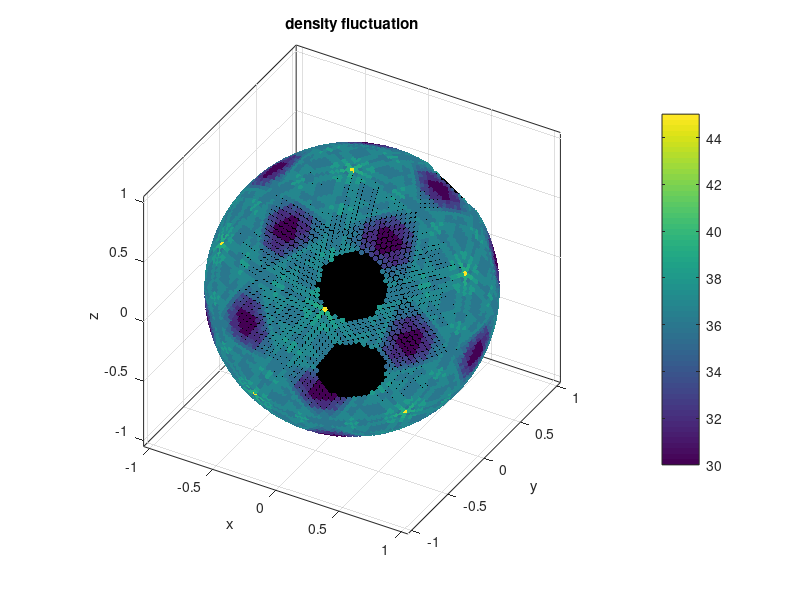
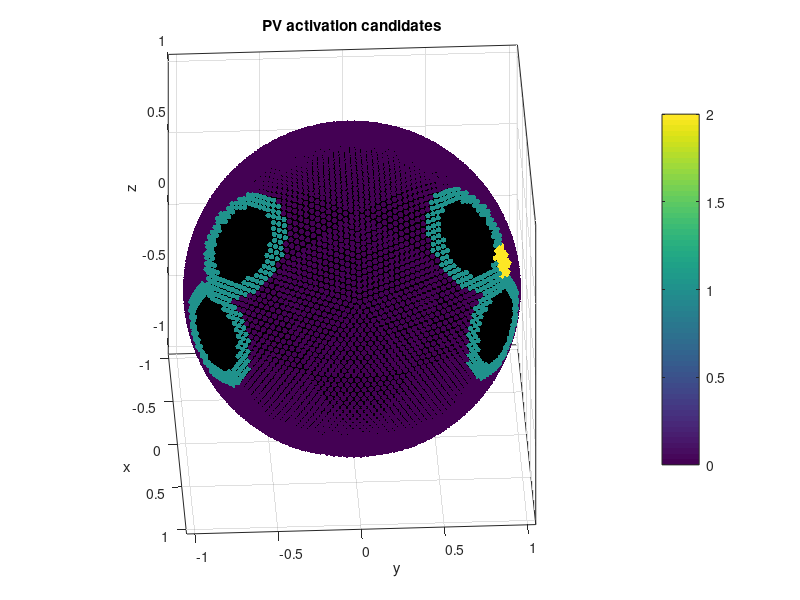
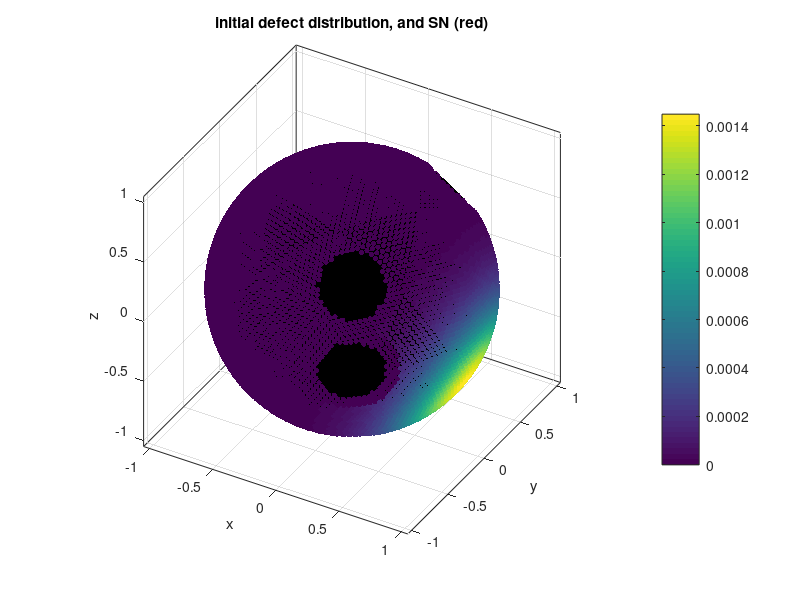
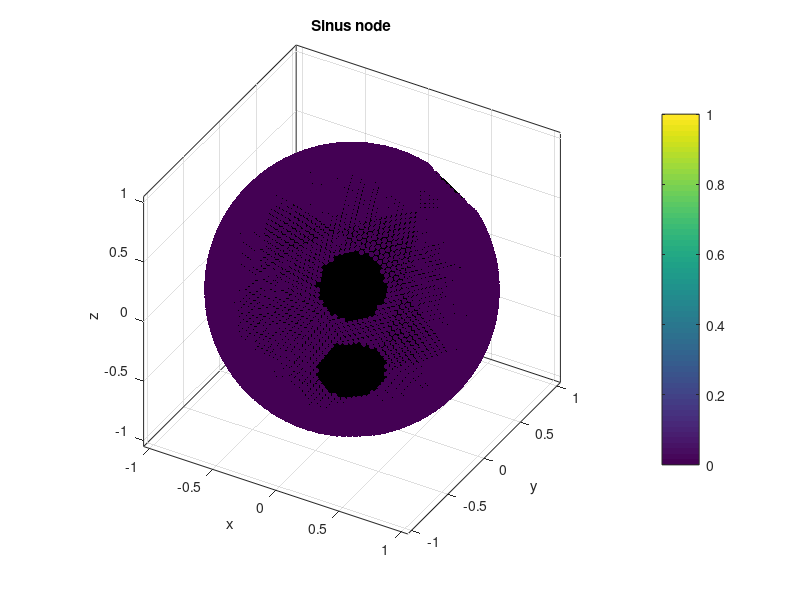

Write MATLAB code to recreate these figures, in order.
function generate_lattice()

 close all;
  
  sn_location = [pi/2-pi/12 pi/2]; 		% sinus node location
  sn_radius = 0.08;						% sinus node radius
  
  mv_location = [pi 0];			   		% mitral valve location
  mv_radius = 85/2/pi/21.2;				% mitral valve radius
  final_rotation = pi - mv_location(1);  
  
  pv_location = [pi/2, pi/3 ;
                 pi/2-pi/5, pi/3 ;
                 pi/2, -pi/3;
                 pi/2-pi/5, -pi/3;];	% PV location
             
  pv_radius = 5/21.2*[1;1;1;1];			% PV radius
  pv_band = 0.1;						% The band around PVs which can burst
  pv_burst_radius = 0.1;				% The radius of the group of cells bursting at the same itme

  initial_defect_std = 0.4;				% initial defect stdev
  initial_defect_center = mv_location*0.65;	% initial defect center


    [L, T] = generate_icosahedron(5);
    
    Lx = L(:,1);
    Ly = L(:,2);
    Lz = L(:,3);
    
  number_neighbors = zeros(size(Lx));
    
  threshold = 0.12; 						% distance within this threshold can be excited
  
  for i=1:size(Lx,1)

      target = [Lx(i), Ly(i), Lz(i)];
      
      Lx_test = Lx;
      Ly_test = Ly;
      Lz_test = Lz;
      
      Lx_test(i) = [];
      Ly_test(i) = [];
      Lz_test(i) = [];
      
      theta = acos(target(1)*Lx_test + target(2)*Ly_test + target(3)*Lz_test );
      number_neighbors(i) = sum(theta <= threshold);

  end

  
          % take out mitral valve
          mv_temp = [sin(mv_location(1))*cos(mv_location(2)), sin(mv_location(1))*sin(mv_location(2)), cos(mv_location(1))];
          theta = acos([Lx Ly Lz]*mv_temp');
          N_mitral_valve = sum( theta < mv_radius );

          Lx = Lx(theta >= mv_radius );
          Ly = Ly(theta >= mv_radius );
          Lz = Lz(theta >= mv_radius );
          number_neighbors = number_neighbors(theta >= mv_radius);


          % take out pulmonary veins
          for i=1:4

              pv_temp = [sin(pv_location(i,1))*cos(pv_location(i,2)), sin(pv_location(i,1))*sin(pv_location(i,2)), cos(pv_location(i,1))];
              theta = acos([Lx Ly Lz]*pv_temp');
              N_pv = sum( theta < pv_radius(i) );
        %       display(N_pv / N);
              Lx = Lx(theta >= pv_radius(i) );
              Ly = Ly(theta >= pv_radius(i) );
              Lz = Lz(theta >= pv_radius(i) );

              number_neighbors = number_neighbors(theta >= pv_radius(i));


          end

  
  
  % generating a neighboring map
  nbhd_map = zeros(size(Lx,1), max(number_neighbors)+1);
  
  for i=1:size(Lx,1)
      
      
      target = [Lx(i), Ly(i), Lz(i)];
      theta = acos( target(1)*Lx + target(2)*Ly + target(3)*Lz );
      ind = find(theta <= threshold);
      
      nbhd_map(i,1) = size(ind,1);
      for j=1:size(ind,1)
          nbhd_map(i,j+1) = ind(j);
      end
      
      
  end
  
  % generating activation points near the pulmonary veins
  pv_activation = [];
  for i=1:4
      
      pv_temp = [sin(pv_location(i,1))*cos(pv_location(i,2)), sin(pv_location(i,1))*sin(pv_location(i,2)), cos(pv_location(i,1))];
      theta = acos([Lx Ly Lz]*pv_temp');
     
      ind = find(theta <= pv_radius(i) + pv_band );
      
      pv_activation = [pv_activation; ind];   
  end
   
  % generating the cellular maps for each activation
  
  
  max_n = 0;
  
  for i=1:size(pv_activation,1)
    
      ind = pv_activation(i);
      target = [Lx(ind), Ly(ind), Lz(ind)];
      theta = acos( target(1)*Lx + target(2)*Ly + target(3)*Lz );
      
      ind = find(theta <= pv_burst_radius);
      
      max_n = max(max_n, size(ind,1));
      
      
  end
  
  activation_map = zeros(size(pv_activation, 1), max_n+1);
  
  for i=1:size(pv_activation,1)
    
      ind = pv_activation(i);
      target = [Lx(ind), Ly(ind), Lz(ind)];
      theta = acos( target(1)*Lx + target(2)*Ly + target(3)*Lz );
      
      ind = find(theta <= pv_burst_radius);
      
      activation_map(i, 1) = size(ind,1);
      activation_map(i, 2:size(ind,1)+1) = ind';

  end
  
   
    
  % determine the sinus location
  [snx, sny, snz] = sph2cart(sn_location(2),pi/2 - sn_location(1), 1.0);
  theta = acos(snx*Lx + sny*Ly + snz*Lz);
  ind = find(theta <= sn_radius);
  sn_list = ind;
    
  
  % now set up an initial defect distribution
  [idcx, idcy, idcz] = sph2cart(initial_defect_center(2),pi/2 - initial_defect_center(1), 1.0);
  theta = acos(idcx*Lx + idcy*Ly + idcz*Lz);
  initial_defect_probability = exp(-theta.^2 / 2 ./ initial_defect_std^2);
  
  
  % SN and PV bursts location cannot have defect
  for i=1:size(initial_defect_probability)
      
      if sum(sn_list == i)>0
          initial_defect_probability(i) = 0;
      end
      
      if sum(pv_activation == i)>0
          initial_defect_probability(i) = 0;
      end
      
  end
  
  
    initial_defect_probability = initial_defect_probability / sum(initial_defect_probability);
   
  
  % final rotation to orient the mitral valve at the south pole
  
  R = [cos(final_rotation) 0 sin(final_rotation);0 1 0;-sin(final_rotation) 0 cos(final_rotation)];
  
  L_temp = [Lx ,Ly, Lz];
  L_temp = L_temp';
  
  L_temp = R*L_temp;
  
  L_temp = L_temp';
  
  Lx = L_temp(:,1);
  Ly = L_temp(:,2);
  Lz = L_temp(:,3);
  
  L = L_temp;
  
  
  % preparing for output;
  fn = fopen('./geometry.txt', 'w');
  % this file saves the dimensionalities / matrices for the simulator
  
  % Number of particles
  fprintf(fn, '%d \n', size(Lx,1));
  
  % Initial defect probabilities
  for i=1:size(Lx,1)
    fprintf(fn, '%.12f \t', initial_defect_probability(i));
  end
  fprintf(fn, '\n');
  
  % Activation points
  fprintf(fn, '%d %d \n', size(activation_map,1), size(activation_map, 2));
  for i=1:size(activation_map,1)
      for j=1:size(activation_map,2)
          fprintf(fn, '%d \t', activation_map(i,j)-1);
      end
      fprintf(fn, '\n');
  end
  
  % Neighborhood maps
  fprintf(fn, '%d \n', size(nbhd_map, 2));
  for i=1:size(nbhd_map,1)
      j = 1;
      fprintf(fn, '%d \t', nbhd_map(i,j));
      
      for j=2:size(nbhd_map,2)
          fprintf(fn, '%d \t', nbhd_map(i,j)-1);
      end
      fprintf(fn, '\n');
  end
  
  %  sinus cells
  fprintf(fn, '%d \n', size(sn_list, 1));
  for i=1:size(sn_list,1)
      fprintf(fn, '%d \t', sn_list(i)-1);
  end
  fprintf(fn, '\n');
  fclose(fn);
  
  fn = fopen('./location.txt', 'w');
  
  % Particle location
  
  for i=1:size(Lx,1)
    fprintf(fn, '%.12f \t', Lx(i));
  end
  fprintf(fn, '\n');
  for i=1:size(Ly,1)
    fprintf(fn, '%.12f \t', Ly(i));
  end
  fprintf(fn, '\n');
  
  for i=1:size(Lz,1)
    fprintf(fn, '%.12f \t', Lz(i));
  end
  fprintf(fn, '\n');
  
  fclose(fn);
  
  % visualisation
  figure(1);
  
  [x,y,z]  = sphere(400);
  surf(0.99*x,0.99*y,0.99*z, 'edgecolor', 'none', 'facecolor', [0 0 0]);
  hold on;
  scatter3(Lx, Ly, Lz, 15, number_neighbors, 'filled');
  hold off;
  view(30, 35);
  colorbar;
  
   
  axis equal; box on;
  xlabel('x');
  ylabel('y');
  zlabel('z');
  
  
  limit = [-1.05 1.05];
  
  set(gca, 'xlim', limit, 'ylim', limit, 'zlim', limit, 'clim', [min(number_neighbors), max(number_neighbors)]);
  title('density fluctuation');
  

  figure(3);
  
  [x,y,z]  = sphere(400);
  surf(0.99*x,0.99*y,0.99*z, 'edgecolor', 'none', 'facecolor', [0 0 0]);
  hold on;
  scatter3(Lx, Ly, Lz, 15, initial_defect_probability, 'filled');
  scatter3(Lx(sn_list), Ly(sn_list), Lz(sn_list), 15, 'filled', 'markerfacecolor', 'r');
  
  hold off;
  view(30, 35);
  colorbar;
  
   
  axis equal; box on;
  xlabel('x');
  ylabel('y');
  zlabel('z');
  
  
  limit = [-1.05 1.05];
  
  set(gca, 'xlim', limit, 'ylim', limit, 'zlim', limit, 'clim', [min(initial_defect_probability), max(initial_defect_probability)]);
  title('initial defect distribution, and SN (red)');
  
    
  figure(4);
  
  
  [x,y,z]  = sphere(400);
  surf(0.99*x,0.99*y,0.99*z, 'edgecolor', 'none', 'facecolor', [0 0 0]);
  hold on;
  
  color_l = zeros(size(Lx,1), 1);
  color_l(sn_list) = 1.0;
  
  scatter3(Lx, Ly, Lz, 15, color_l, 'filled');
  hold off;
  view(30, 35);
  colorbar;
  
   
  axis equal; box on;
  xlabel('x');
  ylabel('y');
  zlabel('z');
  
  
  limit = [-1.05 1.05];
  
  set(gca, 'xlim', limit, 'ylim', limit, 'zlim', limit, 'clim', [min(color_l), max(color_l)]);
  title('Sinus node');
  
  
  
  
 figure(2);
  
  for i=1:1
      cla;
      
      [x,y,z]  = sphere(400);
      surf(0.99*x,0.99*y,0.99*z, 'edgecolor', 'none', 'facecolor', [0 0 0]);
      hold on;
      color_l = zeros(size(Lx,1), 1);
      color_l(pv_activation) = 1.0;
      
      % randomly pick one reaction center
      DD = size(activation_map,1);
      ind = floor(1+DD*rand(1,1));
      numbers = activation_map(ind,1);
      color_l(activation_map(ind, 2:numbers+1)) = 2.0;
      
      scatter3(Lx, Ly, Lz, 15, color_l, 'filled');
      hold off;
      view(30, 35);
      colorbar;


      axis equal; box on;
      xlabel('x');
      ylabel('y');
      zlabel('z');


      limit = [-1.05 1.05];

      set(gca, 'xlim', limit, 'ylim', limit, 'zlim', limit, 'clim', [min(color_l), max(color_l)]);
      title('PV activation candidates');

      view(87,31);
      pause(0.1);
      
  end

  figure(3);
  
    
end

function [vertex, radius] = generate_icosahedron(n)

close all;

    if nargin==0
        n = 0;
    end
        
    % find out the length of the edge;
    x = linspace(0, 2, 10000);
    
    theta1 = acos( (2 - x.^2)/2 ) ;
    theta2 = acos( (2 - 3*x.^2/4)/2);
   
    
    ER = fzero(@edgeLength, 1.097);
  
    radius = ER/2^n;
    

    % now generate a list of points
    L = zeros(0,2);
    
    % first point at north pole
    L(1,:) = [0, 0];
    
    % Next 5 points 
    for i=1:5
        L(1+i,:) = [ER, 2*pi*(i-1)/5];
    end
    
    % Next 5 points 
    for i=1:5
        L(6+i,:) = [pi-ER, 2*pi*(i-1)/5+2*pi/10];
    end
    
    % final point at south pole

    L(12,:) = [pi, 0];
    
    
    [Lx, Ly, Lz] = sph2cart(L(:,2), pi/2 - L(:,1), 1.0);
    
    
    faceMap = [1 2 3;
               1 3 4;
               1 4 5;
               1 5 6;
               1 6 2;
               2 7 3;
               3 8 4;
               4 9 5;
               5 10 6;
               6 11 2;
               2 7 11;
               3 8 7;
               4 8 9;
               5 9 10;
               6 10 11;
               12 7 8;
               12 8 9;
               12 9 10;
               12 10 11;
               12 11 7;];
           
  

   triangle_list = zeros(size(faceMap,1), 9);
   
   for i=1:size(faceMap,1)
       triangle_list(i,1:3) = [Lx(faceMap(i,1)), Ly(faceMap(i,1)), Lz(faceMap(i,1))];
       triangle_list(i,4:6) = [Lx(faceMap(i,2)), Ly(faceMap(i,2)), Lz(faceMap(i,2))];
       triangle_list(i,7:9) = [Lx(faceMap(i,3)), Ly(faceMap(i,3)), Lz(faceMap(i,3))];
   end
   
  
   for iteration = 1:n

       next_generation_triangle_list = zeros(size(triangle_list,1)*4, 9);
       
       for i=1:size(triangle_list,1)
           
            vertex = reshape(triangle_list(i,:), [3 3]);
            vertex = vertex';
            
            vertex1 = vertex(1,:);
            vertex2 = vertex(2,:);
            vertex3 = vertex(3,:);
            
            mid12 = 0.5*(vertex1+vertex2);
            mid23 = 0.5*(vertex2+vertex3);
            mid31 = 0.5*(vertex3+vertex1);
            
            mid12 = mid12/  sqrt(mid12(1)^2 + mid12(2)^2 + mid12(3)^2);
            mid23 = mid23/  sqrt(mid23(1)^2 + mid23(2)^2 + mid23(3)^2);
            mid31 = mid31/  sqrt(mid31(1)^2 + mid31(2)^2 + mid31(3)^2);
            
            
            next_generation_triangle_list( (i-1)*4 + 1, : ) = [vertex1 mid12 mid31];
            next_generation_triangle_list( (i-1)*4 + 2, : ) = [vertex2 mid12 mid23];
            next_generation_triangle_list( (i-1)*4 + 3, : ) = [vertex3 mid23 mid31];
            next_generation_triangle_list( (i-1)*4 + 4, : ) = [mid12 mid23 mid31];
            
       
       end
       
   
       triangle_list = next_generation_triangle_list;
  
   end
   

  vertex = [triangle_list(:,1:3); triangle_list(:,4:6); triangle_list(:,7:9);];
  vertex = unique(vertex, 'rows');
   

    [x,y,z]  = sphere(400);
    surf(0.99*x,0.99*y,0.99*z, 'edgecolor', 'none', 'facecolor', [1 0 0 ]);
    hold on;
    scatter3(vertex(:,1), vertex(:,2), vertex(:,3), 5, 'filled', 'markerfacecolor', 'k');
    hold off;
    display(strcat('total number of particle:', num2str(size(vertex, 1))));
    
  axis equal; box on;
  xlabel('x');
  ylabel('y');
  zlabel('z');
  
  limit = [-1.05 1.05];
  
  set(gca, 'xlim', limit, 'ylim', limit, 'zlim', limit, 'clim', [-10 30]);
  
    
end

function out = edgeLength(theta)


    point1 = [0 , pi/2 - theta, 1];
    point2 = [2*pi/10 , - pi/2 + theta, 1];
    
    [x1,y1,z1] = sph2cart(point1(1), point1(2), point1(3));
    [x2,y2,z2] = sph2cart(point2(1), point2(2), point2(3));
    
    
    
    out = acos(x1*x2 + y1*y2 + z1*z2) - theta;
    
end
